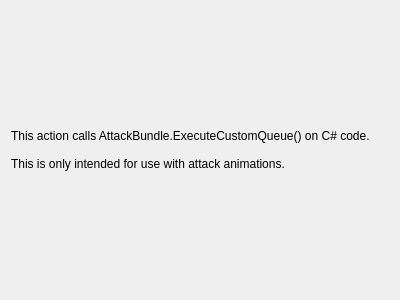
<?xml version="1.0" encoding="UTF-8"?>
<ui version="4.0">
 <class>Form</class>
 <widget class="QWidget" name="Form">
  <property name="geometry">
   <rect>
    <x>0</x>
    <y>0</y>
    <width>400</width>
    <height>300</height>
   </rect>
  </property>
  <property name="windowTitle">
   <string>Form</string>
  </property>
  <layout class="QHBoxLayout" name="horizontalLayout">
   <item>
    <widget class="QLabel" name="label">
     <property name="text">
      <string>This action calls AttackBundle.ExecuteCustomQueue() on C# code.

This is only intended for use with attack animations.</string>
     </property>
    </widget>
   </item>
  </layout>
 </widget>
 <resources/>
 <connections/>
</ui>
